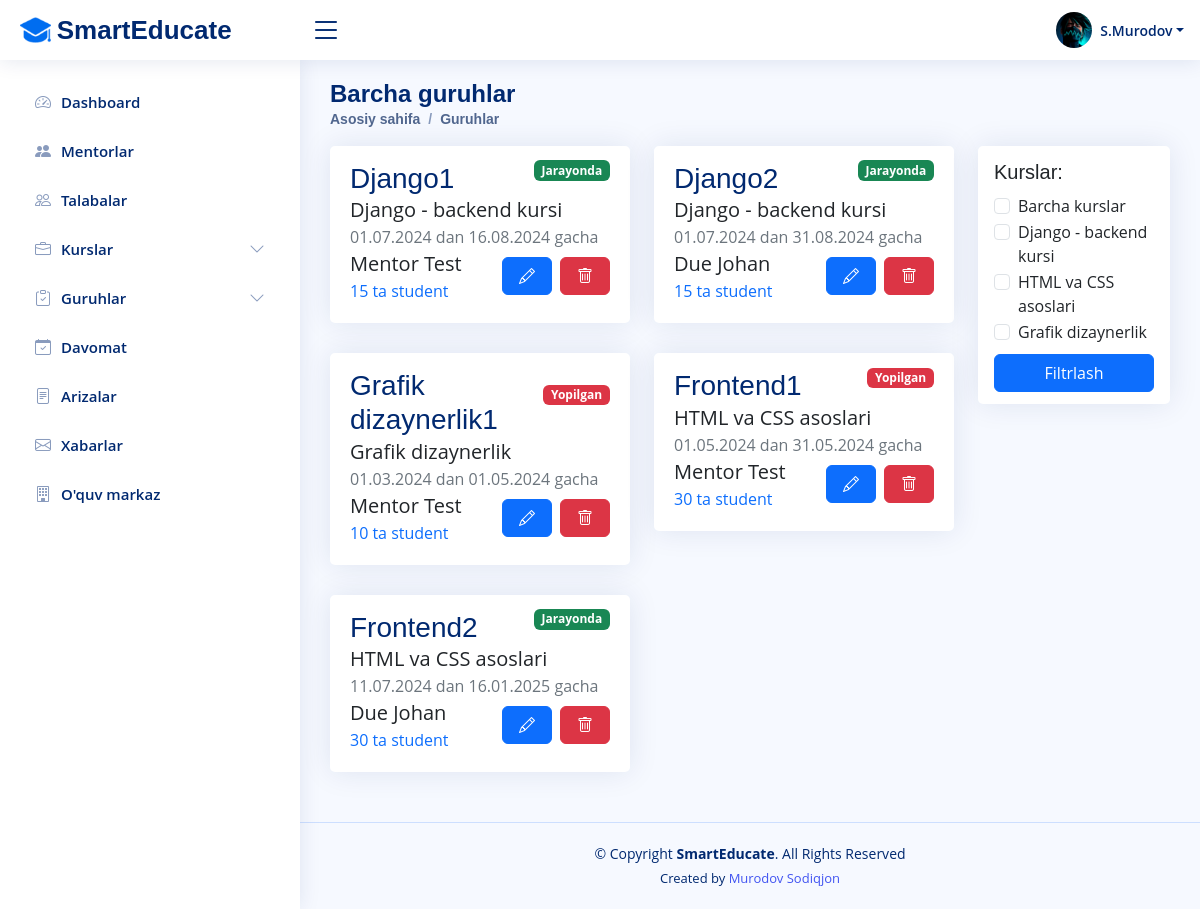
/filter/ (signed in), run on the app's committed database.
### management/models.py (models this page shows, shortened)
class CompanyInfo(models.Model):
    name = models.CharField(max_length=70)
    address = models.CharField(max_length=100)
    phone = models.CharField(max_length=14)
    email = models.EmailField(max_length=255)
    start_day = models.CharField(max_length=4, choices=DAYS_CHOICES, blank=True, null=True)
    end_day = models.CharField(max_length=4, choices=DAYS_CHOICES, blank=True, null=True)
    start_time = models.TimeField()
    end_time = models.TimeField()

class CourseGroup(models.Model):
    course_id = models.ForeignKey(Course, on_delete=models.CASCADE)
    mentor_id = models.ForeignKey(Profile, on_delete=models.CASCADE)
    name = models.CharField(max_length=50, unique=True)
    lang = models.CharField(max_length=30, default="O'zbek")
    start_period = models.DateField()
    end_period = models.DateField()
    students = models.IntegerField()
    study_days = models.CharField(max_length=255)
    start_time = models.TimeField()
    end_time = models.TimeField()
    created_at = models.DateTimeField(auto_now_add=True)
    updated_at = models.DateTimeField(auto_now=True)

class Course(models.Model):
    name = models.CharField(max_length=50, unique=True)
    image = models.ImageField(upload_to='images', blank=True, null=True)
    description = models.TextField()
    price = models.IntegerField()
    created_at = models.DateTimeField(auto_now_add=True)
    updated_at = models.DateTimeField(auto_now=True)
    def __str__(self):
        return f'{self.name}'

### accounts/models.py (models this page shows, shortened)
class Profile(models.Model):
    user_id = models.OneToOneField(User, on_delete=models.CASCADE)
    first_name = models.CharField(max_length=100)
    last_name = models.CharField(max_length=100)
    role = models.ForeignKey(Group, on_delete=models.PROTECT, default=1)
    email = models.EmailField(max_length=255)
    image = models.ImageField(upload_to='images', blank=True, null=True)
    birthday = models.DateField()
    gender = models.CharField(max_length=5, choices=ATTENDANCE_GENDER_CHOICES)
    phone = models.CharField(max_length=14)
    about = models.TextField(blank=True, null=True)
    facebook_link = models.CharField(max_length=255, blank=True, null=True)
    telegram_link = models.CharField(max_length=255, blank=True, null=True)
    instagram_link = models.CharField(max_length=255, blank=True, null=True)
    twitter_link = models.CharField(max_length=255, blank=True, null=True)

### management/views.py (the view)
# urls.py: path('filter/', FilterGroupsView.as_view(), name='filter'),
class FilterGroupsView(GroupsPageView, ListView):
    def get_queryset(self):
        query = self.request.GET.getlist("course_id")
        if query == ['on']:
            queryset = CourseGroup.objects.all()
        else:
            queryset = CourseGroup.objects.filter(course_id__in=self.request.GET.getlist("course_id"))
            if not queryset.exists():
                queryset = CourseGroup.objects.all()
        return queryset

### management/views.py (called while the page is built)
    def get_profile(self):
        return Profile.objects.get(user_id=self.request.user.id)

    def get_company_info(self):
        return CompanyInfo.objects.get(pk=1)

    def get_courses(self):
        return Course.objects.all()

    def get_today(self):
        return date.today()

### templates/management/groups.html (shortened to what this page needs)
{% extends "base.html" %}
{% block content %}
<div class="pagetitle">
    <h1>Barcha guruhlar</h1>
    <nav>
        <ol class="breadcrumb">
            <li class="breadcrumb-item active">Asosiy sahifa</li>
            <li class="breadcrumb-item active">Guruhlar</li>
        </ol>
    </nav>
</div>
<div class="row">
    <div class="col-lg-9 col-md-8">
        <div class="row">
            {% for group in page_obj %}
            <div class="col-lg-6 col-md-12">
                <div class="card">
                    <div class="card-body">
                        <div class="d-flex align-items-center justify-content-between">
                            <h5 class="card-title m-0 p-0 pt-3 fs-3">{{ group.name|capfirst }}</h5>
                            {% if group.end_period < view.get_today %}
                                <span class="badge bg-danger">Yopilgan</span>
                            {% elif group.start_period < view.get_today %}
                                <span class="badge bg-success">Jarayonda</span>
                            {% elif group.start_period > view.get_today %}
                                <span class="badge bg-warning">Tanlov</span>
                            {% endif %}
                        </div>
                        <p class="m-0 fs-5">{{ group.course_id }}</p>
                        <p class="text-secondary m-0 fs-6">
                            {{group.start_period|date:"d.m.Y"}} dan {{group.end_period|date:"d.m.Y"}} gacha</p>
                        <div class="d-flex align-items-center justify-content-between">
                            <div class="">
                                <p class="m-0 fs-5 align-self-end">
                                    {{ group.mentor_id.first_name }} {{ group.mentor_id.last_name }}</p>
                                <p class="m-0 fs-6 text-primary">{{ group.students }} ta student</p>
                            </div>
                            <div class="d-flex align-items-end">
                                <a class="btn btn-primary mx-2 px-3" href="{% url 'group-edit' pk=group.id %}"><i
                                        class="bi bi-pencil"></i></a>
                                <a class="btn btn-danger px-3" href="{% url 'group-delete' pk=group.id %}"><i
                                        class="bi bi-trash"></i></a>
                            </div>
                        </div>
                    </div>
                </div>
            </div>
            {% endfor %}
        </div>
    </div>
    <div class="col-lg-3 col-md-4">
        <div class="card px-3 py-1">
            <form action="{% url 'filter' %}" method="get">
                <h5 class="col-form-label fs-5">Kurslar:</h5>
                <div class="form-check">
                    <input class="form-check-input" type="checkbox" id="gridCheck2" name="course_id">
                    <label class="form-check-label fs-6" for="gridCheck2">Barcha kurslar</label>
                </div>
                {% for course in view.get_courses %}
                <div class="form-check">
                    <input class="form-check-input" type="checkbox" id="{{ course.id }}" name="course_id" value="{{ course.id }}">
                    <label class="form-check-label fs-6" for="{{ course.id }}">
                        {{ course.name }}
                    </label>
                </div>
                {% endfor %}
                <input type="submit" class="btn btn-primary btn-block w-100 my-2" value="Filtrlash">
            </form>
        </div>
    </div>
</div>
{% endblock content %}

### templates/includes/header.html (shortened to what this page needs)
{% load static %}
<header id="header" class="header fixed-top d-flex align-items-center">
    <div class="d-flex align-items-center justify-content-between">
        <a href="{% url 'home_page' %}" class="logo d-flex align-items-center">
            <img src="{% static 'img/logo/logo.png' %}" alt="logo">
            {% if view.get_profile %}
            <span class="d-none d-lg-block">{{ view.get_company_info.name }}</span>
            {% else %}
            <span class="d-none d-lg-block">{{ get_company_info.name }}</span>
            {% endif %}
        </a>
        <i class="bi bi-list toggle-sidebar-btn"></i>
    </div>
    <nav class="header-nav ms-auto">
        <ul class="d-flex align-items-center">
            <li class="nav-item dropdown pe-3">
                <a class="nav-link nav-profile d-flex align-items-center pe-0" href="#" data-bs-toggle="dropdown">
                    {% if view.get_profile.image %}
                        <img src="{{ view.get_profile.image.url }}" alt="Profile" class="rounded-circle" width="36px" height="36px">
                    {% elif get_profile.image %}
                        <img src="{{ get_profile.image.url }}" alt="Profile" class="rounded-circle" width="36px" height="36px">
                    {% else %}
                        <img src="{% static 'img/user.png' %}" alt="Profile" class="rounded-circle">
                    {% endif %}
                    {% if view.get_profile %}
                    <span class="d-none d-md-block dropdown-toggle ps-2">{{ view.get_profile.first_name|capfirst|make_list|first }}.{{ view.get_profile.last_name|capfirst }}</span>
                    {% else %}
                    <span class="d-none d-md-block dropdown-toggle ps-2">{{ get_username|capfirst }}</span>
                    {% endif %}
                </a>
            </li>
        </ul>
    </nav>
</header>

### templates/includes/footer.html (shortened to what this page needs)
{% load static %}
<footer id="footer" class="footer">
    <div class="copyright">
        &copy; Copyright <strong><span>{{ view.get_company_info.name }}</span></strong>. All Rights Reserved
    </div>
    <div class="credits">
        Created by <a href="https://www.instagram.com/sodiqjan_murodov/">Murodov Sodiqjon</a>
    </div>
</footer>

### static/css/style.css (style rules this page uses)
:root { scroll-behavior: smooth; }
body { font-family: "Open Sans", sans-serif; background: #f6f9ff; color: #444444; user-select: none; -webkit-user-select: none; -moz-user-select: none; -ms-user-select: none; }
a { color: #4154f1; text-decoration: none; }
h1, h2, h3, h4, h5, h6 { font-family: "Nunito", sans-serif; }
.pagetitle { margin-bottom: 10px; }
.pagetitle h1 { font-size: 24px; margin-bottom: 0; font-weight: 600; color: #012970; }
.card { margin-bottom: 30px; border: none; border-radius: 5px; box-shadow: 0px 0 30px rgba(1, 41, 112, 0.1); }
.card-title { padding: 20px 0 15px 0; font-size: 18px; font-weight: 500; color: #012970; font-family: "Poppins", sans-serif; }
.card-body { padding: 0 20px 20px 20px; }
.breadcrumb { font-size: 14px; font-family: "Nunito", sans-serif; color: #899bbd; font-weight: 600; }
.breadcrumb .breadcrumb-item::before { color: #899bbd; }
.breadcrumb .active { color: #51678f; font-weight: 600; }
.logo { line-height: 1; }
@media (min-width: 1200px) { .logo { width: 280px; } }
.logo img { max-height: 26px; margin-right: 6px; }
.logo span { font-size: 26px; font-weight: 700; color: #012970; font-family: "Nunito", sans-serif; }
.header { transition: all 0.5s; z-index: 997; height: 60px; box-shadow: 0px 2px 20px rgba(1, 41, 112, 0.1); background-color: #fff; padding-left: 20px; }
.header .toggle-sidebar-btn { font-size: 32px; padding-left: 10px; cursor: pointer; color: #012970; }
.header-nav ul { list-style: none; }
.header-nav>ul { margin: 0; padding: 0; }
.header-nav .nav-profile { color: #012970; }
.header-nav .nav-profile img { max-height: 36px; }
.header-nav .nav-profile span { font-size: 14px; font-weight: 600; }
@media (min-width: 1200px) { #main, #footer { margin-left: 300px; } }
.footer { padding: 20px 0; font-size: 14px; transition: all 0.3s; border-top: 1px solid #cddfff; }
.footer .copyright { text-align: center; color: #012970; }
.footer .credits { padding-top: 5px; text-align: center; font-size: 13px; color: #012970; }

### data on the page
CompanyInfo: get_company_info.name "SmartEducate"
CourseGroup: name "Django1", shows "Jarayonda", course_id "Django - backend kursi", start_period "01.07.2024", end_period "16.08.2024", mentor_id.first_name "Mentor", mentor_id.last_name "Test", students "15"
CourseGroup: name "Django2", shows "Jarayonda", course_id "Django - backend kursi", start_period "01.07.2024", end_period "31.08.2024", mentor_id.first_name "Due", mentor_id.last_name "Johan", students "15"
CourseGroup: name "Grafik dizaynerlik1", shows "Yopilgan", course_id "Grafik dizaynerlik", start_period "01.03.2024", end_period "01.05.2024", mentor_id.first_name "Mentor", mentor_id.last_name "Test", students "10"
CourseGroup: name "Frontend1", shows "Yopilgan", course_id "HTML va CSS asoslari", start_period "01.05.2024", end_period "31.05.2024", mentor_id.first_name "Mentor", mentor_id.last_name "Test", students "30"
CourseGroup: name "Frontend2", shows "Jarayonda", course_id "HTML va CSS asoslari", start_period "11.07.2024", end_period "16.01.2025", mentor_id.first_name "Due", mentor_id.last_name "Johan", students "30"
Course: name "Django - backend kursi"
Course: name "HTML va CSS asoslari"
Course: name "Grafik dizaynerlik"

### other printed values
{{ view.get_profile.first_name|capfirst|make_list|first }} "S"
{{ view.get_profile.last_name|capfirst }} "Murodov"
